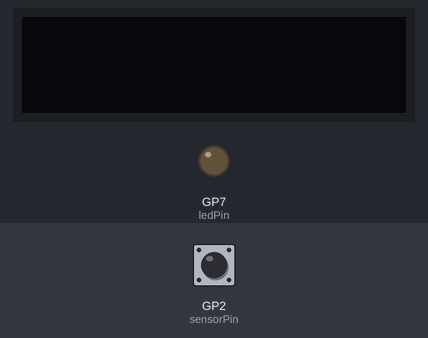
The sketch below on a simulated Raspberry Pi Pico. Shown: 128×32 one-colour display, output pins drawn as LEDs (lit = HIGH). The inputs (shaded band) are chosen by the test bench; at power-on: GP2 (sensorPin) LOW. The display library's start-up logo is not drawn.

Above: at 1.2 s.
1.3 s: GP2 (sensorPin) driven HIGH
At 2.1 s:
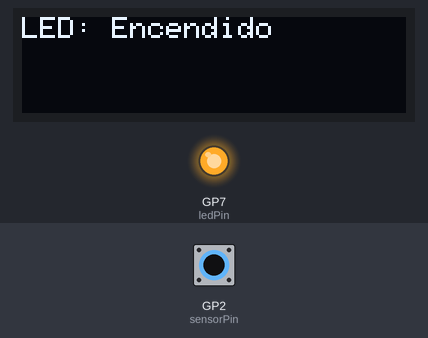
2.8 s: GP2 (sensorPin) pulsed LOW 5 times (0.12 s each, 0.3 s apart)
At 5.0 s:
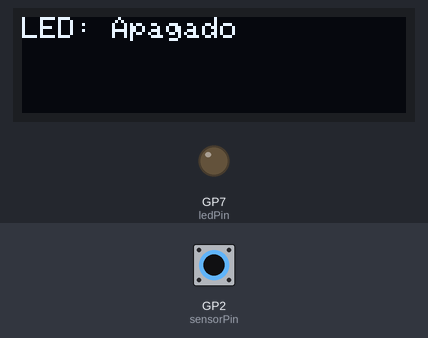
Timing chart, 0 to 6.5 s (numbered marks = the images above; inputs shaded):
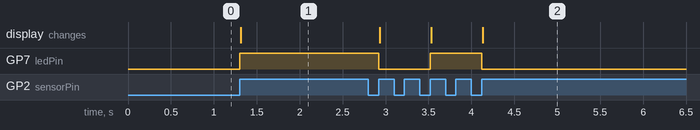

The sketch:

sensorSonidoAplausoConLed.ino
```cpp
#include <Wire.h>
#include <Adafruit_GFX.h>
#include <Adafruit_SSD1306.h>

#if defined(ESP8266)
  #define BUTTON_A  0
  #define BUTTON_B 16
  #define BUTTON_C  2
  #define WIRE Wire
#elif defined(ESP32)
  #define BUTTON_A 15
  #define BUTTON_B 32
  #define BUTTON_C 14
  #define WIRE Wire
#elif defined(ARDUINO_STM32_FEATHER)
  #define BUTTON_A PA15
  #define BUTTON_B PC7
  #define BUTTON_C PC5
  #define WIRE Wire
#elif defined(TEENSYDUINO)
  #define BUTTON_A  4
  #define BUTTON_B  3
  #define BUTTON_C  8
  #define WIRE Wire
#elif defined(ARDUINO_FEATHER52832)
  #define BUTTON_A 31
  #define BUTTON_B 30
  #define BUTTON_C 27
  #define WIRE Wire
#elif defined(ARDUINO_ADAFRUIT_FEATHER_RP2040)
  #define BUTTON_A  9
  #define BUTTON_B  8
  #define BUTTON_C  7
  #define WIRE Wire1
#else // 32u4, M0, M4, nrf52840 and 328p
  #define BUTTON_A  9
  #define BUTTON_B  6
  #define BUTTON_C  5
  #define WIRE Wire
#endif

Adafruit_SSD1306 display = Adafruit_SSD1306(128, 32, &WIRE);

const int sensorPin = 2; // Pin digital donde está conectado el sensor de sonido
const int ledPin = 7;    // Pin digital donde está conectado el LED

int clapDetected = 0;     // Variable para rastrear si se ha detectado un aplauso
int ledState = LOW;       // Estado inicial del LED (apagado)

void setup() {
  Serial.begin(9600); // Iniciar la comunicación serial
  display.begin(SSD1306_SWITCHCAPVCC, 0x3C);  // Inicializar el display OLED
  display.display(); // Mostrar pantalla en blanco inicia l
  delay(1); // Esperar 2 segundos
  display.clearDisplay(); // Borrar la pantalla
  pinMode(sensorPin, INPUT);
  pinMode(ledPin, OUTPUT);
}

void loop() {
  int sensorValue = digitalRead(sensorPin);

  if (sensorValue == HIGH && !clapDetected) {
    clapDetected = 1;       // Marcar que se ha detectado un aplauso
    ledState = !ledState;   // Cambiar el estado del LED
    digitalWrite(ledPin, ledState); // Encender o apagar el LED

    display.clearDisplay(); // Borrar la pantalla antes de mostrar un nuevo mensaje
    display.setTextSize(1); // Tamaño del texto
    display.setTextColor(WHITE); // Color del texto (blanco)
    display.setCursor(0, 0); // Posición del cursor
    display.print("LED: ");
    display.println(ledState == HIGH ? "Encendido" : "Apagado"); // Mostrar estado del LED
    display.display(); // Mostrar en pantalla

    delay(500); // Espera un momento para evitar múltiples detecciones por un solo aplauso
  } else if (sensorValue == LOW && clapDetected) {
    clapDetected = 0; // Restablecer la detección de aplauso
  }
}
```

Measured:
- after the input at 1.3 s, GP7 (ledPin): LOW → HIGH at once; the display: changes at once (image 1)
- after the input at 2.8 s, GP7 (ledPin): HIGH → LOW after 0.12 s, → HIGH 0.60 s later, → LOW 0.60 s later; the display: changes after 0.13 s (image 2)
